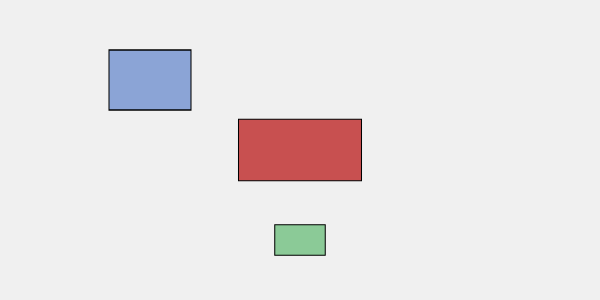
Frame 1 (no input)
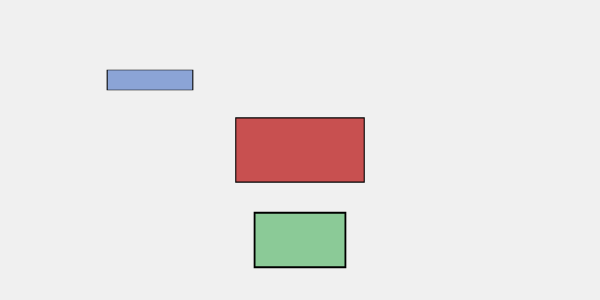
Frame 60 (no input)
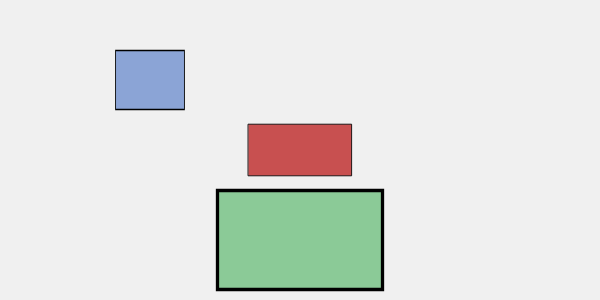
Frame 120 (the mouse pressed at the canvas centre since frame 60)

The p5.js sketch that drew these frames (run headless with seeded random() and noise() and a simulated clock; from frame 60 on, the mouse is pressed at the canvas centre):

// p5.js sketch
// ── sketch.js
let s3 = 1;

function setup() {
  createCanvas(600, 300);
  rectMode(CENTER);
}

function draw() {
  background(240);

  // NIVEL 1 — escalamiento armónico centrado
  let s1 = 1 + 0.5 * sin(frameCount * 0.05);
  push();
  translate(width / 2, height / 2); 
  scale(s1);
  fill(200, 80, 80);
  rect(0, 0, 120, 60);
  pop();

  // NIVEL 2 — escalamiento NO uniforme

  let sx = 1 + 0.5 * sin(frameCount * 0.05);
  let sy = 1 + 0.5 * cos(frameCount * 0.05);
  push();
  translate(150, 80);
  scale(sx, sy);
  fill(80, 120, 200, 160);
  rect(0, 0, 80, 40);
  pop();

  // NIVEL 3 — escalamiento acumulativo
  s3 *= 1.01;
  if (s3 > 6) s3 = 1;
  push();
  translate(width / 2, height - 60);
  scale(s3);
  fill(80, 180, 100, 160);
  rect(0, 0, 50, 30);
  pop();
}
